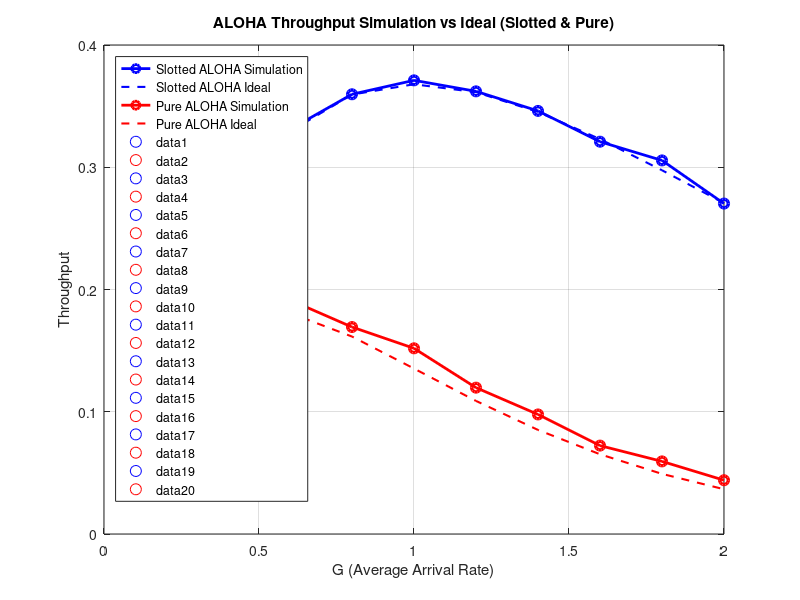

Source code (MATLAB):
% 초기 파라미터 설정
N = 300;                  % 스테이션 수
G_values = 0.2:0.2:2.0;  % G 값 목록
num_slots = 10000;        % 슬롯 수
M = 10;                  % Pure ALOHA에서 구간 나누기

% 결과 저장 변수
slotted_simulation_throughput = zeros(size(G_values));
pure_simulation_throughput = zeros(size(G_values));
slotted_ideal_throughput = G_values .* exp(-G_values);
pure_ideal_throughput = G_values .* exp(-2 * G_values);

% G 값별로 반복
for i = 1:length(G_values)
    G = G_values(i);
    
    % Slotted ALOHA 시뮬레이션
    P = G / N;
    slotted_success_count = 0;
    
    for slot = 1:num_slots
        transmissions = rand(1, N) < P;
        num_transmissions = sum(transmissions);
        
        if num_transmissions == 1
            slotted_success_count = slotted_success_count + 1;
        end
    end
    
    slotted_simulation_throughput(i) = slotted_success_count / num_slots;
    
    % Pure ALOHA 시뮬레이션
    P_prime = G / (N * M);
    pure_success_count = 0;
    
    % 각 슬롯에 대해 시뮬레이션
    time_slots = zeros(1, num_slots * M);  % 전체 시간 슬롯
    
    % 전송 시도 기록
    for t = 1:(num_slots * M)
        transmissions = rand(1, N) < P_prime;
        time_slots(t) = sum(transmissions);
    end
    
    % 성공적인 전송 확인
    for t = M:(length(time_slots) - M)
        if time_slots(t) == 1  % 현재 시점에서 하나의 전송
            % 취약 구간 확인 (현재 전송 주변 ±1 패킷 시간)
            vulnerable_period = time_slots(t-M+1:t+M-1);
            vulnerable_period(M) = 0;  % 현재 전송은 제외
            
            if sum(vulnerable_period) == 0  % 취약 구간 내 다른 전송 없음
                pure_success_count = pure_success_count + 1;
            end
        end
    end
    
    % 처리량 계산 시 스케일링 조정
    pure_simulation_throughput(i) = pure_success_count / num_slots;
end

% 결과 그래프 그리기
figure;
plot(G_values, slotted_simulation_throughput, 'bo-', 'LineWidth', 2, 'DisplayName', 'Slotted ALOHA Simulation');
hold on;
plot(G_values, slotted_ideal_throughput, 'b--', 'LineWidth', 1.5, 'DisplayName', 'Slotted ALOHA Ideal');
plot(G_values, pure_simulation_throughput, 'ro-', 'LineWidth', 2, 'DisplayName', 'Pure ALOHA Simulation');
plot(G_values, pure_ideal_throughput, 'r--', 'LineWidth', 1.5, 'DisplayName', 'Pure ALOHA Ideal');

% 그래프 설정
xlabel('G (Average Arrival Rate)');
ylabel('Throughput');
title('ALOHA Throughput Simulation vs Ideal (Slotted & Pure)');
legend('Location', 'northwest');
grid on;
axis([0 2 0 0.4]);

% 각 데이터 포인트에 마커 추가
for i = 1:length(G_values)
    plot(G_values(i), slotted_simulation_throughput(i), 'bo', 'MarkerSize', 8);
    plot(G_values(i), pure_simulation_throughput(i), 'ro', 'MarkerSize', 8);
end